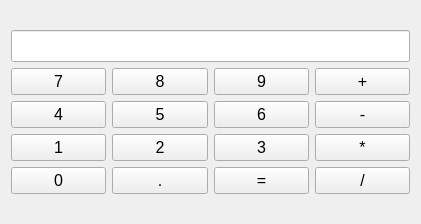
<?xml version="1.0" encoding="UTF-8"?>
<ui version="4.0">
 <class>Widget</class>
 <widget class="QWidget" name="Widget">
  <property name="geometry">
   <rect>
    <x>0</x>
    <y>0</y>
    <width>421</width>
    <height>224</height>
   </rect>
  </property>
  <property name="windowTitle">
   <string>Widget</string>
  </property>
  <layout class="QGridLayout" name="gridLayout_2">
   <item row="0" column="0">
    <layout class="QVBoxLayout" name="verticalLayout">
     <item>
      <layout class="QGridLayout" name="gridLayout_3">
       <item row="0" column="0">
        <widget class="QLineEdit" name="lineEdit">
         <property name="font">
          <font>
           <pointsize>15</pointsize>
          </font>
         </property>
        </widget>
       </item>
       <item row="1" column="0">
        <layout class="QGridLayout" name="gridLayout">
         <item row="0" column="3">
          <widget class="QPushButton" name="buttonPlus">
           <property name="font">
            <font>
             <pointsize>12</pointsize>
            </font>
           </property>
           <property name="text">
            <string>+</string>
           </property>
          </widget>
         </item>
         <item row="1" column="3">
          <widget class="QPushButton" name="buttonMinus">
           <property name="font">
            <font>
             <pointsize>12</pointsize>
            </font>
           </property>
           <property name="text">
            <string>-</string>
           </property>
          </widget>
         </item>
         <item row="1" column="2">
          <widget class="QPushButton" name="button6">
           <property name="font">
            <font>
             <pointsize>12</pointsize>
            </font>
           </property>
           <property name="text">
            <string>6</string>
           </property>
          </widget>
         </item>
         <item row="0" column="2">
          <widget class="QPushButton" name="button9">
           <property name="font">
            <font>
             <pointsize>12</pointsize>
            </font>
           </property>
           <property name="text">
            <string>9</string>
           </property>
          </widget>
         </item>
         <item row="2" column="3">
          <widget class="QPushButton" name="buttonMultiplication">
           <property name="font">
            <font>
             <pointsize>12</pointsize>
            </font>
           </property>
           <property name="text">
            <string>*</string>
           </property>
          </widget>
         </item>
         <item row="3" column="3">
          <widget class="QPushButton" name="buttonDivision">
           <property name="font">
            <font>
             <pointsize>12</pointsize>
            </font>
           </property>
           <property name="text">
            <string>/</string>
           </property>
          </widget>
         </item>
         <item row="2" column="1">
          <widget class="QPushButton" name="button2">
           <property name="font">
            <font>
             <pointsize>12</pointsize>
            </font>
           </property>
           <property name="text">
            <string>2</string>
           </property>
          </widget>
         </item>
         <item row="2" column="2">
          <widget class="QPushButton" name="button3">
           <property name="font">
            <font>
             <pointsize>12</pointsize>
            </font>
           </property>
           <property name="text">
            <string>3</string>
           </property>
          </widget>
         </item>
         <item row="3" column="2">
          <widget class="QPushButton" name="buttonResult">
           <property name="font">
            <font>
             <pointsize>12</pointsize>
            </font>
           </property>
           <property name="text">
            <string>=</string>
           </property>
          </widget>
         </item>
         <item row="3" column="1">
          <widget class="QPushButton" name="buttonPoint">
           <property name="font">
            <font>
             <pointsize>12</pointsize>
            </font>
           </property>
           <property name="text">
            <string>.</string>
           </property>
          </widget>
         </item>
         <item row="0" column="1">
          <widget class="QPushButton" name="button8">
           <property name="font">
            <font>
             <pointsize>12</pointsize>
            </font>
           </property>
           <property name="text">
            <string>8</string>
           </property>
          </widget>
         </item>
         <item row="1" column="1">
          <widget class="QPushButton" name="button5">
           <property name="font">
            <font>
             <pointsize>12</pointsize>
            </font>
           </property>
           <property name="text">
            <string>5</string>
           </property>
          </widget>
         </item>
         <item row="3" column="0">
          <widget class="QPushButton" name="button0">
           <property name="font">
            <font>
             <pointsize>12</pointsize>
            </font>
           </property>
           <property name="text">
            <string>0</string>
           </property>
          </widget>
         </item>
         <item row="2" column="0">
          <widget class="QPushButton" name="button1">
           <property name="font">
            <font>
             <pointsize>12</pointsize>
            </font>
           </property>
           <property name="text">
            <string>1</string>
           </property>
          </widget>
         </item>
         <item row="1" column="0">
          <widget class="QPushButton" name="button4">
           <property name="font">
            <font>
             <pointsize>12</pointsize>
            </font>
           </property>
           <property name="text">
            <string>4</string>
           </property>
          </widget>
         </item>
         <item row="0" column="0">
          <widget class="QPushButton" name="button7">
           <property name="font">
            <font>
             <pointsize>12</pointsize>
            </font>
           </property>
           <property name="text">
            <string>7</string>
           </property>
          </widget>
         </item>
        </layout>
       </item>
      </layout>
     </item>
    </layout>
   </item>
  </layout>
 </widget>
 <layoutdefault spacing="6" margin="11"/>
 <resources/>
 <connections/>
</ui>
